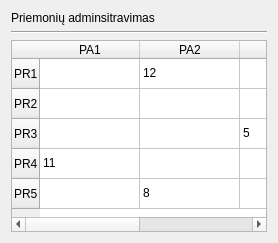
          <widget class="QWidget" name="priem_admin_tab">
           <attribute name="title">
            <string>Priemonių administravimas</string>
           </attribute>
           <layout class="QVBoxLayout" name="verticalLayout_3">
            <item>
             <widget class="QLabel" name="label_2">
              <property name="text">
               <string>Priemonių adminsitravimas</string>
              </property>
             </widget>
            </item>
            <item>
             <widget class="Line" name="line_2">
              <property name="orientation">
               <enum>Qt::Horizontal</enum>
              </property>
             </widget>
            </item>
            <item>
             <widget class="QTableWidget" name="tableWidget_4">
              <row>
               <property name="text">
                <string>PR1</string>
               </property>
              </row>
              <row>
               <property name="text">
                <string>PR2</string>
               </property>
              </row>
              <row>
               <property name="text">
                <string>PR3</string>
               </property>
              </row>
              <row>
               <property name="text">
                <string>PR4</string>
               </property>
              </row>
              <row>
               <property name="text">
                <string>PR5</string>
               </property>
              </row>
              <column>
               <property name="text">
                <string>PA1</string>
               </property>
              </column>
              <column>
               <property name="text">
                <string>PA2</string>
               </property>
              </column>
              <column>
               <property name="text">
                <string>PA3</string>
               </property>
              </column>
              <column>
               <property name="text">
                <string>PA4</string>
               </property>
              </column>
              <item row="0" column="1">
               <property name="text">
                <string>12</string>
               </property>
              </item>
              <item row="1" column="3">
               <property name="text">
                <string>15</string>
               </property>
              </item>
              <item row="2" column="2">
               <property name="text">
                <string>5</string>
               </property>
              </item>
              <item row="3" column="0">
               <property name="text">
                <string>11</string>
               </property>
              </item>
              <item row="3" column="3">
               <property name="text">
                <string>3</string>
               </property>
              </item>
              <item row="4" column="1">
               <property name="text">
                <string>8</string>
               </property>
              </item>
             </widget>
            </item>
           </layout>
          </widget>
